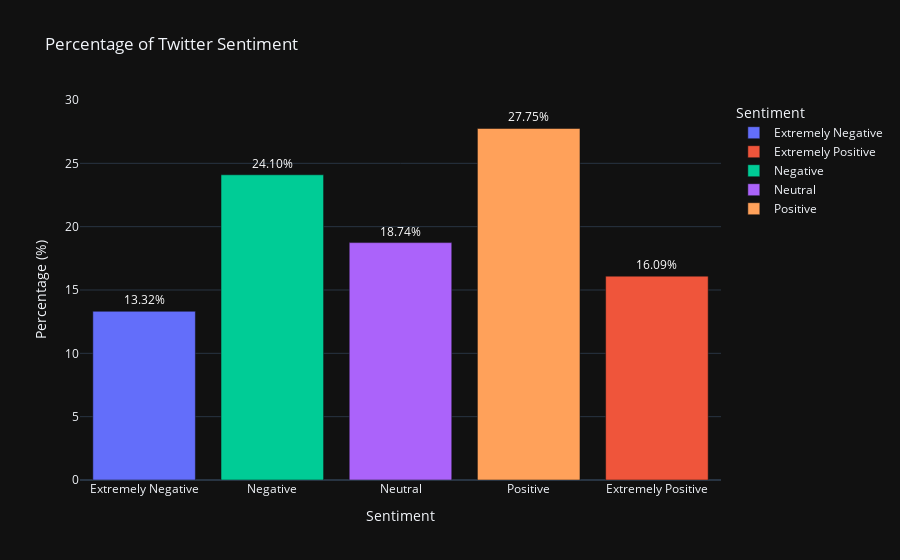

The code cell stored with this chart in its notebook:
### Code cell
order = ['Extremely Negative', 'Negative', 'Neutral', 'Positive', 'Extremely Positive']

fig = px.bar(
    sent_per, 
    x='Sentiment', 
    y='Percentage', 
    color='Sentiment',
    title='Percentage of Twitter Sentiment',
    labels={'Sentiment': 'Sentiment', 'Percentage': 'Percentage (%)'},
    text='Percentage'
)

fig.update_layout(
    xaxis_title='Sentiment',
    yaxis_title='Percentage (%)',
    xaxis=dict(
        categoryorder='array',
        categoryarray=order
    ),
    yaxis=dict(
        range=[0, 30] 
    ),
    template='plotly_dark'
)

fig.update_traces(
    texttemplate='%{text:.2f}%',
    textposition='outside',
    textfont=dict(size=12, color='white')
)

fig.show()

### Figure 1 — Plotly figure (JSON) as saved in the notebook; plotly's stock layout.template omitted (floating-point values rounded to 4 significant figures)
{"data": [{"alignmentgroup": "True", "hovertemplate": "Sentiment=%{x}<br>Percentage (%)=%{text}<extra></extra>", "legendgroup": "Extremely Negative", "marker": {"color": "#636efa", "pattern": {"shape": ""}}, "name": "Extremely Negative", "offsetgroup": "Extremely Negative", "orientation": "v", "showlegend": true, "text": [13.32], "textfont": {"color": "white", "size": 12}, "textposition": "outside", "texttemplate": "%{text:.2f}%", "type": "bar", "x": ["Extremely Negative"], "xaxis": "x", "y": [13.32], "yaxis": "y"}, {"alignmentgroup": "True", "hovertemplate": "Sentiment=%{x}<br>Percentage (%)=%{text}<extra></extra>", "legendgroup": "Extremely Positive", "marker": {"color": "#EF553B", "pattern": {"shape": ""}}, "name": "Extremely Positive", "offsetgroup": "Extremely Positive", "orientation": "v", "showlegend": true, "text": [16.09], "textfont": {"color": "white", "size": 12}, "textposition": "outside", "texttemplate": "%{text:.2f}%", "type": "bar", "x": ["Extremely Positive"], "xaxis": "x", "y": [16.09], "yaxis": "y"}, {"alignmentgroup": "True", "hovertemplate": "Sentiment=%{x}<br>Percentage (%)=%{text}<extra></extra>", "legendgroup": "Negative", "marker": {"color": "#00cc96", "pattern": {"shape": ""}}, "name": "Negative", "offsetgroup": "Negative", "orientation": "v", "showlegend": true, "text": [24.1], "textfont": {"color": "white", "size": 12}, "textposition": "outside", "texttemplate": "%{text:.2f}%", "type": "bar", "x": ["Negative"], "xaxis": "x", "y": [24.1], "yaxis": "y"}, {"alignmentgroup": "True", "hovertemplate": "Sentiment=%{x}<br>Percentage (%)=%{text}<extra></extra>", "legendgroup": "Neutral", "marker": {"color": "#ab63fa", "pattern": {"shape": ""}}, "name": "Neutral", "offsetgroup": "Neutral", "orientation": "v", "showlegend": true, "text": [18.74], "textfont": {"color": "white", "size": 12}, "textposition": "outside", "texttemplate": "%{text:.2f}%", "type": "bar", "x": ["Neutral"], "xaxis": "x", "y": [18.74], "yaxis": "y"}, {"alignmentgroup": "True", "hovertemplate": "Sentiment=%{x}<br>Percentage (%)=%{text}<extra></extra>", "legendgroup": "Positive", "marker": {"color": "#FFA15A", "pattern": {"shape": ""}}, "name": "Positive", "offsetgroup": "Positive", "orientation": "v", "showlegend": true, "text": [27.75], "textfont": {"color": "white", "size": 12}, "textposition": "outside", "texttemplate": "%{text:.2f}%", "type": "bar", "x": ["Positive"], "xaxis": "x", "y": [27.75], "yaxis": "y"}], "layout": {"barmode": "relative", "legend": {"title": {"text": "Sentiment"}, "tracegroupgap": 0}, "title": {"text": "Percentage of Twitter Sentiment"}, "xaxis": {"anchor": "y", "categoryarray": ["Extremely Negative", "Negative", "Neutral", "Positive", "Extremely Positive"], "categoryorder": "array", "domain": [0, 1], "title": {"text": "Sentiment"}}, "yaxis": {"anchor": "x", "domain": [0, 1], "range": [0, 30], "title": {"text": "Percentage (%)"}}}}
